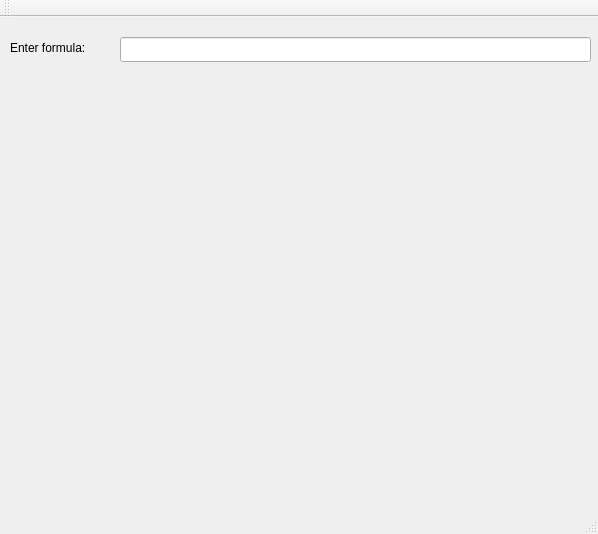
<?xml version="1.0" encoding="UTF-8"?>
<ui version="4.0">
 <class>MainWindow</class>
 <widget class="QMainWindow" name="MainWindow">
  <property name="geometry">
   <rect>
    <x>0</x>
    <y>0</y>
    <width>598</width>
    <height>534</height>
   </rect>
  </property>
  <property name="windowTitle">
   <string>Tablo Solver</string>
  </property>
  <widget class="QWidget" name="centralWidget">
   <widget class="QLineEdit" name="lineEdit_2">
    <property name="geometry">
     <rect>
      <x>120</x>
      <y>20</y>
      <width>471</width>
      <height>25</height>
     </rect>
    </property>
   </widget>
   <widget class="QLabel" name="label">
    <property name="geometry">
     <rect>
      <x>10</x>
      <y>20</y>
      <width>101</width>
      <height>21</height>
     </rect>
    </property>
    <property name="text">
     <string>Enter formula:</string>
    </property>
   </widget>
  </widget>
  <widget class="QMenuBar" name="menuBar">
   <property name="geometry">
    <rect>
     <x>0</x>
     <y>0</y>
     <width>598</width>
     <height>22</height>
    </rect>
   </property>
  </widget>
  <widget class="QToolBar" name="mainToolBar">
   <attribute name="toolBarArea">
    <enum>TopToolBarArea</enum>
   </attribute>
   <attribute name="toolBarBreak">
    <bool>false</bool>
   </attribute>
  </widget>
  <widget class="QStatusBar" name="statusBar"/>
 </widget>
 <layoutdefault spacing="6" margin="11"/>
 <resources/>
 <connections/>
</ui>
